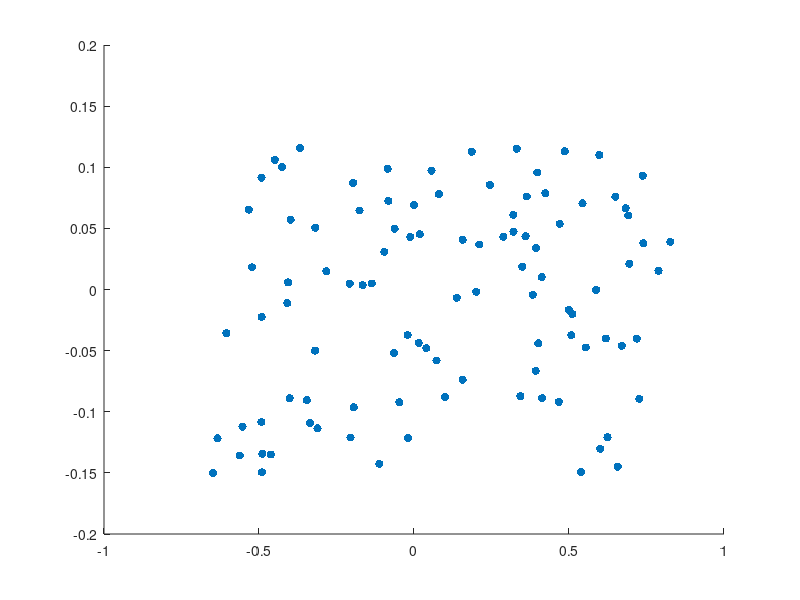

The MATLAB script that drew this image:
% Apartado 1a
A = [1 2 3 4 5];
B = [1 1 1]';
A.*B

% Apartado 1b
A = [-1 0 1 2]';
B = [1 1 1];
A.*B

% Apartado 2

x = [0:2*pi/30:2*pi];
y = -cos(x);
y(y<0) = 0;
plot(x,y)

% Apartado 3

[x y] = meshgrid(-15:1:15);
z = cos(sqrt(x.^2 + y.^2)/7.5);
z(z<0) = 0;
surf(x,y,z);
colormap hot;

%apartado 4

[x y] = meshgrid(-15:1:15);
z = cos(sqrt(x.^2 + y.^2)/7.5);
z(z<0) = 0;

d = [z z;z z];
[a,b] = meshgrid(0:1:61);

surf(a,b,d);
colormap default;

% apartado 5

x = linspace(0.85,1.85,100);
y = x - median(x) + 0.4*rand(1,100);

t=1;
alpha = -pi/4;
xm = x*cos(alpha) - y*sin(alpha);
ym = x*sin(alpha) + y*cos(alpha);

xm = xm - 1;
ym = ym + 0.8;

s = scatter(xm,ym,'filled')



